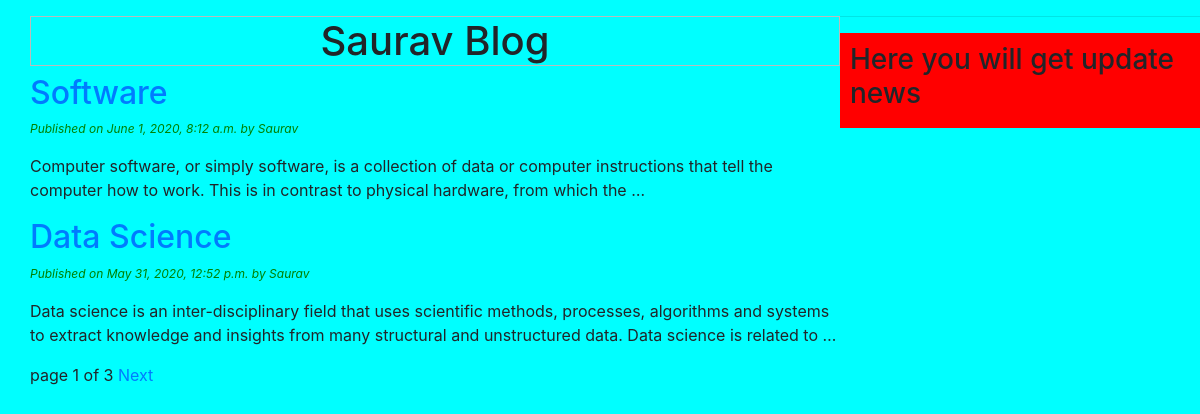
The page / on the database its author committed.
### blog/models.py (models this page shows, shortened)
class Post(models.Model):
	STATUS_CHOICES =(('draft','Draft'),('published','Published'))
	title = models.CharField(max_length=80)
	slug = models.SlugField(max_length=264,unique_for_date = 'publish')
	author = models.ForeignKey(User, related_name= 'blog_post',on_delete= models.CASCADE)
	body = models.TextField()
	publish = models.DateTimeField(default = timezone.now)
	created = models.DateTimeField(auto_now_add = True)
	updated = models.DateTimeField(auto_now = True)
	status = models.CharField(max_length = 10, choices =STATUS_CHOICES,default='draft')
	class Meta:
		ordering = ('-publish',)

### blog/views.py (the view)
# urls.py: path('', views.post_list_view, name = 'home' ),
def post_list_view(request):
	post_list = Post.objects.all()
	paginator=Paginator(post_list,2)
	page_number=request.GET.get('page')
	try:
		post_list=paginator.page(page_number)
	except PageNotAnInteger:
		post_list=paginator.page(1)
	except EmptyPage:
		post_list=paginator.page(paginator.num_pages)
	return render(request, 'blog/blog_list.html',{'post_list': post_list})

### templates/blog/blog_list.html (shortened to what this page needs)
{% extends 'blog/base.html' %}
{% block content %}
{% for post in post_list%}
<a href="/{{post.id}}"><h2>{{ post.title }}</h2></a>
	<p id="date">Published on {{post.publish}} by {{post.author|title}}<p>
		{{post.body|truncatewords:30|linebreaks}}
{% endfor %}
 {% include 'blog/pagination.html' with page=post_list%} <!--page =post_list for
 function based view for CBV it will page_obj -->
{% endblock %}

### templates/blog/base.html (shortened to what this page needs)
<!DOCTYPE html>
{% load static %}
<html>
<head>
	<link rel="stylesheet" href="https://stackpath.bootstrapcdn.com/bootstrap/4.5.0/css/bootstrap.min.css">
	<link rel="stylesheet" type="text/css" href="{% static 'blog/css/blog.css' %}">
	</head>
<body>
	<div class="content">
		<h1>Saurav Blog </h1>
{%block content %}
{% endblock %}
</div>
<div class ='sidebar'>
<h3>Here you will get update news</h3>
</div>
</body>
</html>

### templates/blog/pagination.html (shortened to what this page needs)
 <div class="paginator">
  <span class='current'>
   page {{page.number}} of {{page.paginator.num_pages}}
   </span>
   <span>   {%if page.has_next%}
    <a href="?page={{page.next_page_number}}">Next</a>
      {%endif%}
    </span>
  </div

### static/blog/css/blog.css (style rules this page uses)
.content { background: cyan; width :70%; float : left; padding: 0 0 0 30px; height: 100%; }
.sidebar { background: red; width :30%; float : right ; padding: 10px; height: 100%; }
h1 { text-align: center; border: 1px solid #bbb; }
body { background: cyan; }
#date { color:green; font-style: italic; font-size: 12px; }

### rows shown on the page
Post: title "Software", publish "June 1, 2020, 8:12 a.m.", author "Saurav", body "Computer software, or simply software, is a collection of data or computer instructions that tell the computer how to work. This is in contrast to physical hardware, from which the …"
Post: title "Data Science", publish "May 31, 2020, 12:52 p.m.", author "Saurav", body "Data science is an inter-disciplinary field that uses scientific methods, processes, algorithms and systems to extract knowledge and insights from many structural and unstructured data. Data science is related to …"

### other values the page prints
{{ page.number }} "1"
{{ page.paginator.num_pages }} "3"
